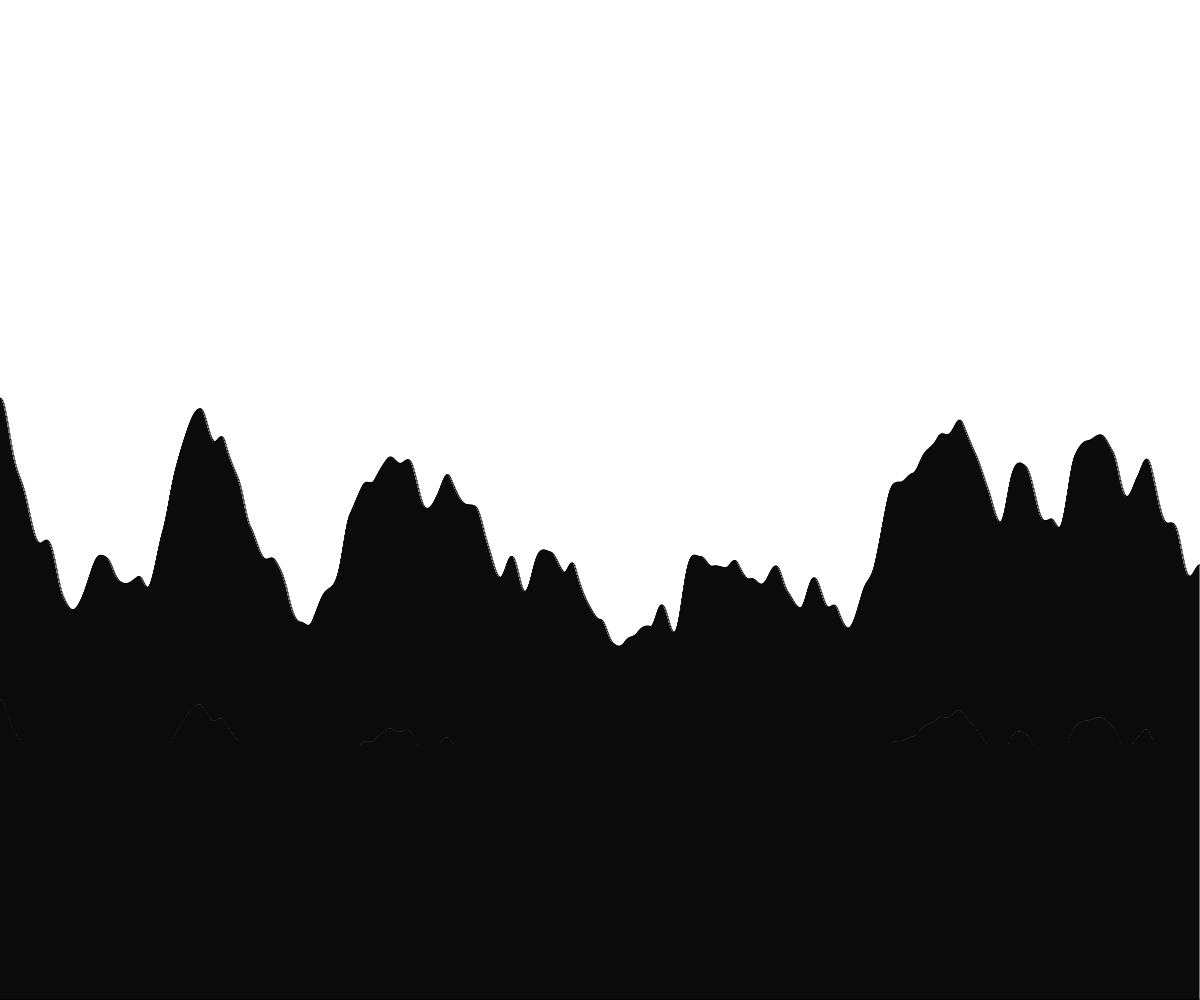
Frame 1 (no input)
Frame 60 (no input): identical to frame 1, image omitted
Frame 120 (the mouse pressed at the canvas centre since frame 60): identical to frame 1, image omitted

The p5.js sketch that drew this single still picture (run headless with seeded random() and noise() and a simulated clock; from frame 60 on, the mouse is pressed at the canvas centre):

// p5.js sketch
// ── sketch.js
// Starter code for terrain assignment
// Aedan
// September 29, 2025

// Global variables
let rectWidth = 1;
let noiseTime = 0;
let noiseOff = 0.01;

function setup() {
  createCanvas(windowWidth, windowHeight);
  //for now, generate the terrain once
  generateTerrain();
  keyPressed();

}
function keyPressed() {

  if ((keyCode === RIGHT_ARROW)) {
    rectWidth += 1;
  }
  if ((keyCode === LEFT_ARROW)) {
    rectWidth -= 1;

  }


}


function draw() {
  // don't need to use draw UNTIL
  // animating the terrain (panning)

  // background(220);
}
function generateTerrain() {
  // Use a loop to generate and draw several
  // rectangles side to side to look like 2D 
  // terrain.
  rectMode(CORNERS);

  for (let x = 0; x < width; x += rectWidth) {
    // generate a random height.
    // NOTE!! change this from random() to noise()
    rectHeight = noise(noiseTime);
    rectHeight = map(rectHeight, 0, 1, height * 0.2, height * 0.8);

    // calculate the upper-right corner of rect
    let x2 = x + rectWidth;
    let y2 = height - rectHeight;

    rect(x, height, x2, y2);

    //change noise value
    noiseTime += noiseOff;
  }

  rectMode(CORNER);  //revert to default
}
